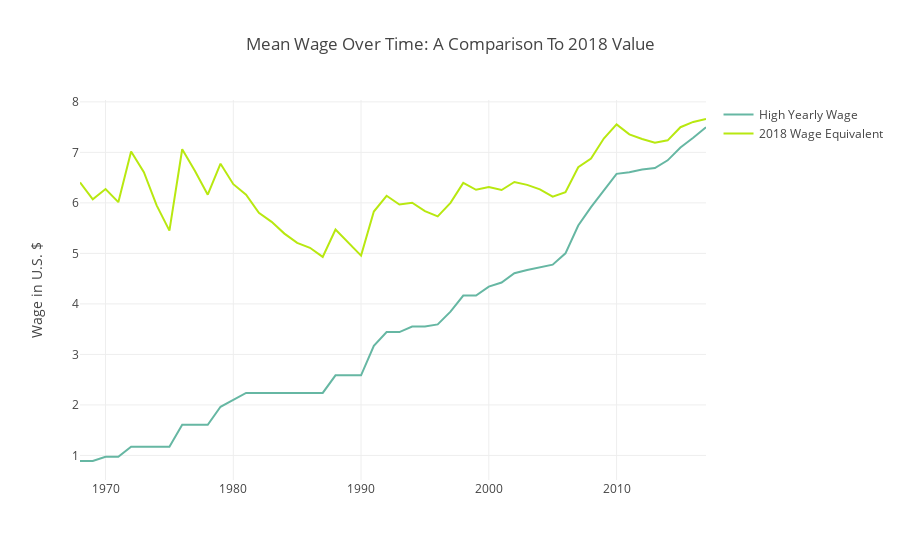

Here is the notebook cell this chart was saved with:
### Code cell
layout = dict(title = 'Mean Wage Over Time: A Comparison To 2018 Value',
              xaxis = dict(title = ''),
              yaxis = dict(title = 'Wage in U.S. $'),
              )


# Create a trace
trace5 = go.Scatter(
     x = mean_yearly_wage['Year'],
     y = mean_yearly_wage['High_Value'],
     name = 'High Yearly Wage',
     line = dict(
         color = ('rgb(102, 183, 163)')
     )
)     

trace6 = go.Scatter(
     x = mean_yearly_wage['Year'],
     y = mean_yearly_wage['High_2018'],
     name = '2018 Wage Equivalent',
     line = dict(
         color = ('rgb(184, 232, 16)')
     )
)

data = [trace5,trace6]

fig = dict(data=data, layout=layout)
py.offline.iplot(fig, filename='styled-line')

### Figure 1 — Plotly figure (JSON) as saved in the notebook; plotly's stock layout.template omitted (floating-point values rounded to 4 significant figures)
{"data": [{"line": {"color": "rgb(102, 183, 163)"}, "name": "High Yearly Wage", "type": "scatter", "uid": "69fab567-251a-4c9c-9b55-55e1dfa7c478", "x": [1968, 1969, 1970, 1971, 1972, 1973, 1974, 1975, 1976, 1977, 1978, 1979, 1980, 1981, 1982, 1983, 1984, 1985, 1986, 1987, 1988, 1989, 1990, 1991, 1992, 1993, 1994, 1995, 1996, 1997, 1998, 1999, 2000, 2001, 2002, 2003, 2004, 2005, 2006, 2007, 2008, 2009, 2010, 2011, 2012, 2013, 2014, 2015, 2016, 2017], "y": [0.8895, 0.8895, 0.9727, 0.9727, 1.172, 1.172, 1.172, 1.172, 1.605, 1.605, 1.605, 1.964, 2.096, 2.238, 2.238, 2.238, 2.238, 2.238, 2.238, 2.238, 2.585, 2.585, 2.585, 3.17, 3.443, 3.443, 3.553, 3.553, 3.594, 3.846, 4.164, 4.164, 4.343, 4.424, 4.607, 4.67, 4.726, 4.776, 5.001, 5.552, 5.915, 6.233, 6.575, 6.608, 6.659, 6.69, 6.843, 7.098, 7.288, 7.498]}, {"line": {"color": "rgb(184, 232, 16)"}, "name": "2018 Wage Equivalent", "type": "scatter", "uid": "e4cdfa5c-2b2d-4b70-84f6-09a69baa732b", "x": [1968, 1969, 1970, 1971, 1972, 1973, 1974, 1975, 1976, 1977, 1978, 1979, 1980, 1981, 1982, 1983, 1984, 1985, 1986, 1987, 1988, 1989, 1990, 1991, 1992, 1993, 1994, 1995, 1996, 1997, 1998, 1999, 2000, 2001, 2002, 2003, 2004, 2005, 2006, 2007, 2008, 2009, 2010, 2011, 2012, 2013, 2014, 2015, 2016, 2017], "y": [6.405, 6.072, 6.273, 6.014, 7.016, 6.608, 5.952, 5.451, 7.062, 6.631, 6.162, 6.776, 6.37, 6.164, 5.805, 5.624, 5.392, 5.209, 5.111, 4.931, 5.473, 5.223, 4.955, 5.828, 6.141, 5.969, 6.003, 5.837, 5.734, 6.001, 6.397, 6.259, 6.316, 6.255, 6.414, 6.357, 6.266, 6.122, 6.213, 6.705, 6.878, 7.275, 7.553, 7.356, 7.264, 7.19, 7.239, 7.498, 7.603, 7.661]}], "layout": {"title": {"text": "Mean Wage Over Time: A Comparison To 2018 Value"}, "xaxis": {"title": {"text": ""}}, "yaxis": {"title": {"text": "Wage in U.S. $"}}}}
